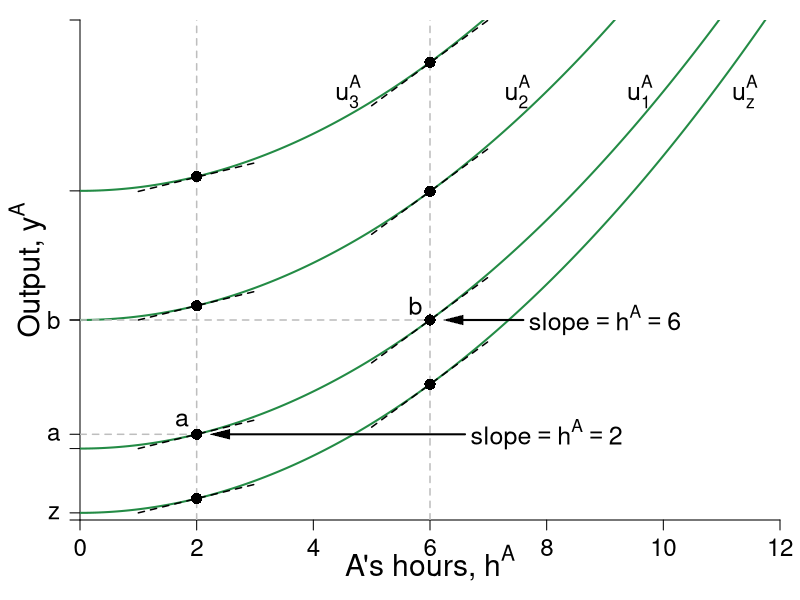

Write the R code that produced this figure.
require(shape)
pdf(file = "coordination_failures/coord_indiff_ya.pdf", width = 9, height = 7)

#Set parameters for graphics
pointsize <- 1.8
axislabelsize <- 1.8
labelsize <- 1.5
namesize <- 1.8
annotatesize <- 1.5
graphlinewidth <- 2
segmentlinewidth <- 1.5

COL <- c("#7fc97f", "#beaed4", "#fdc086", "#ffff99", "#386cb0", "#f0027f", "#bf5b17", "#666666")
COLA <- c("#99d8c9","#66c2a4","#41ae76", "#238b45", "#005824")
COLB <- c("#4eb3d3", "#2b8cbe", "#0868ac","#084081")

par(mar =  c(4, 4, 1, 1))

indiffA <- function(ea, uA = 46.08) {
  uA + (1/2)*(ea)^2
}

mrsA <- function(ea){
  ea
}

slopeline <- function(ea, yint = 0.5, slope = 2){
  yint + slope*ea
}


xlims <- c(0, 12)
ylims <- c(0, 70)

npts <- 501 
x <- seq(xlims[1], xlims[2], length.out = npts)
y <- seq(ylims[1], ylims[2], length.out = npts) 
a <- c(12, 46.08, 90)

#B's value when at A's bliss point
#0.35*log(5.88) + 0.35*log(8.88) + 0.5*log(10 - 5.88) + 0.5*log(15 - 8.88) 

#B's bliss point x = 4.11765; y = 6.17647
#A's value when at A's bliss point
#0.5*log(4.11765) + 0.5*log(6.17647) + 0.35*log(10 - 4.11765) + 0.35*log(15 - 6.17647) 


plot(0, 0, xlim = xlims, ylim = ylims, type = "n",
     xlab = expression(paste("")),
     ylab = expression(paste("")), 
     xaxt = "n", 
     yaxt = "n", 
     cex.lab = axislabelsize, 
     bty = "n",
     xaxs="i", 
     yaxs="i")

# ticksy <- seq(from = 0, to = ylims[2], by = 2)
# ylabels <- seq(from = 0, to = ylims[2], by = 2)
ticksx <- seq(from = 0, to = xlims[2], by = 2)
xlabels <- seq(from = 0, to = xlims[2], by = 2)
ticksy <- c(0, 1, 10, 12, 28, 28, 46.08, 70)
ylabels <- c(NA, expression(z), expression(paste()), expression(paste(a)),expression(paste(b)), expression(paste()), expression(paste()), NA)
# ticksx <- c(0, 6.9, 12, 9.6, 16, 24, 26)
# xlabels <- c(NA, expression(paste(e^A,"*")), expression(paste(1/2*beta)), expression(paste(e^{AN})), expression(paste(alpha)), expression(paste(1/beta)), NA)

axis(1, at = ticksx, pos = 0, labels = xlabels, cex.axis= labelsize - 0.05)
axis(2, at = ticksy, pos = 0, labels = ylabels, las = 1, cex.axis= labelsize - 0.05)

npts <- 500 
xx1 <- seq(xlims[1], xlims[2], length.out = npts)

lines(xx1, indiffA(xx1, uA = 1), col = COLA[4], lwd = graphlinewidth)
lines(xx1, indiffA(xx1, uA = 10), col = COLA[4], lwd = graphlinewidth)
lines(xx1, indiffA(xx1, uA = 28), col = COLA[4], lwd = graphlinewidth)
lines(xx1, indiffA(xx1, uA = 46.08), col = COLA[4], lwd = graphlinewidth)

# lines(xx1, brfB(xx1, alpha = 16, beta = 1/24), col = COLB[4], lwd = graphlinewidth)
# lines(xx1, brfPEA(xx1, alpha = 16, beta = 1/24), col = COLA[4], lwd = graphlinewidth)
# lines(xx1, brfPEB(xx1, alpha = 16, beta = 1/24), col = COLB[4], lwd = graphlinewidth)

# contour(x, y, 
#         outer(x, y, uA),
#         #labels = c("v1", "v2", "v3"),
#         drawlabels = FALSE,
#         col = COLA[3],
#         #xlab = expression(paste("A's Apples, ", x)),
#         #ylab = expression(paste("A's Oranges, ", y)),
#         #cex.lab = axislabelsize,
#         lwd = graphlinewidth,
#         levels = a, 
#         xaxs="i", 
#         yaxs="i", 
#         add = TRUE)


segments(2, 0, 2, ylims[2], lty = 2, col = "gray" , lwd = segmentlinewidth)
segments(6, 0, 6, ylims[2], lty = 2, col = "gray" , lwd = segmentlinewidth)
segments(0, 12, 2, 12, ylims[2], lty = 2, col = "gray" , lwd = segmentlinewidth)
segments(0, 28, 6, 28, ylims[2], lty = 2, col = "gray" , lwd = segmentlinewidth)


#mtext(expression(paste("A's hours, ", h^A)), side=1, line = 3.2, cex = axislabelsize)
text(0.5*xlims[2], -6, expression(paste("A's hours, ", h^A)), xpd = TRUE, cex = axislabelsize)
text(-0.9, 0.5*ylims[2], expression(paste("Output, ", y^A)), xpd = TRUE, cex = axislabelsize, srt = 90)
#
text(8, 12, expression(paste("slope", phantom()==h^A, phantom() == 2)), cex = annotatesize)
Arrows(6.6, 12, 2.4, 12, col = "black", lty = 1, lwd = 2, arr.type = "triangle", arr.lwd = 0.5)
#
text(9, 28, expression(paste("slope", phantom()==h^A, phantom() == 6)), cex = annotatesize)
Arrows(7.6, 28, 6.4, 28, col = "black", lty = 1, lwd = 2, arr.type = "triangle", arr.lwd = 0.5)

#Label the iso-welfare functions for the HG, Aisha
text(11.4, 60, expression(u[z]^A), cex = annotatesize)
text(9.6, 60, expression(u[1]^A), cex = annotatesize)
text(7.5, 60, expression(u[2]^A), cex = annotatesize)
text(4.6, 60, expression(u[3]^A), cex = annotatesize)

text(1.75, 14, expression(a), cex = annotatesize)
text(5.75, 30, expression(b), cex = annotatesize)



lowint <- c(8, 26, 44)

slopex1 <- seq(1,3,length.out = 200)
lines(slopex1, slopeline(slopex1, yint = -1, slope = mrsA(ea = 2)), col = "black", lty = 2, lwd = segmentlinewidth)
lines(slopex1, slopeline(slopex1, yint = lowint[1], slope = mrsA(ea = 2)), col = "black", lty = 2, lwd = segmentlinewidth)
lines(slopex1, slopeline(slopex1, yint = lowint[2], slope = mrsA(ea = 2)), col = "black", lty = 2, lwd = segmentlinewidth)
lines(slopex1, slopeline(slopex1, yint = lowint[3], slope = mrsA(ea = 2)), col = "black", lty = 2, lwd = segmentlinewidth)

highint <- c(-8, 10, 28)
slopex2 <- seq(5,7,length.out = 200)
lines(slopex2, slopeline(slopex2, yint = -17, slope = mrsA(ea = 6)), col = "black", lty = 2, lwd = segmentlinewidth)
lines(slopex2, slopeline(slopex2, yint = highint[1], slope = mrsA(ea = 6)), col = "black", lty = 2, lwd = segmentlinewidth)
lines(slopex2, slopeline(slopex2, yint = highint[2], slope = mrsA(ea = 6)), col = "black", lty = 2, lwd = segmentlinewidth)
lines(slopex2, slopeline(slopex2, yint = highint[3], slope = mrsA(ea = 6)), col = "black", lty = 2, lwd = segmentlinewidth)


firstpointsx <- c(2, 2, 2, 2)
firstpointsy <- c(indiffA(ea = firstpointsx[1], uA = 1), indiffA(ea = firstpointsx[2], uA = 10), indiffA(ea = firstpointsx[3], uA = 28), indiffA(ea = firstpointsx[4], uA = 46.08))
points(firstpointsx, firstpointsy, pch = 16, col = "black", cex = 1.5)

secondpointsx <- c(6, 6, 6, 6)
secondpointsy <- c(indiffA(ea = 6, uA = 1), indiffA(ea = 6, uA = 10), indiffA(ea = 6, uA = 28), indiffA(ea = 6, uA = 46.08))
points(secondpointsx, secondpointsy, pch = 16, col = "black", cex = 1.5)




dev.off()
